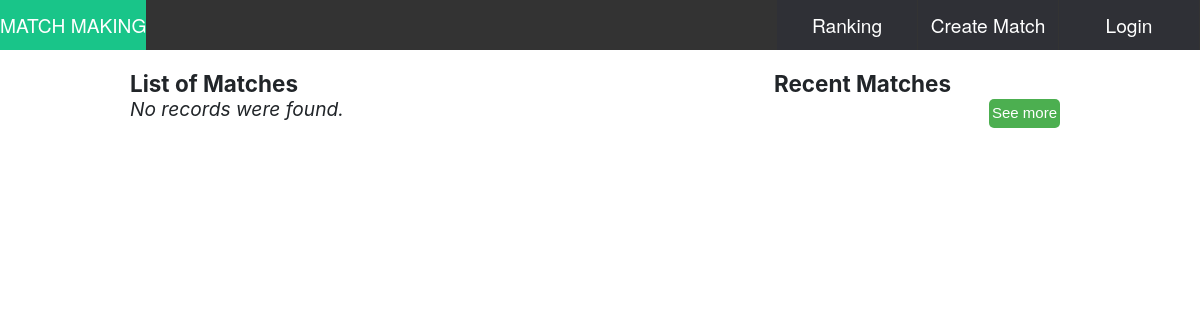
/home, run on an earlier commit of the app's database.
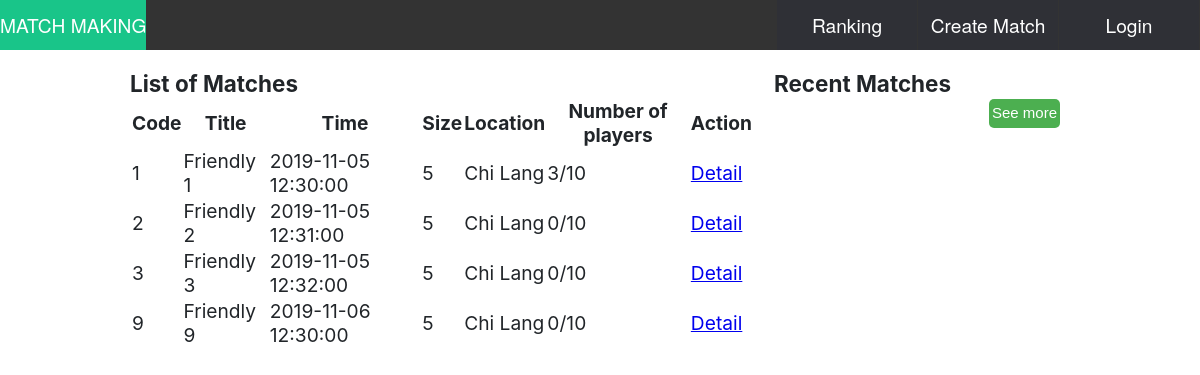
And on a later commit of the database.
### tables this page shows
CREATE TABLE matches
(
  match_id int NOT NULL AUTO_INCREMENT,
  title varchar (255),
  kind int default 5,
  startTime datetime,
  createdTime datetime,
  scoreA int default 0,
  scoreB int default 0,
  status int default 0,
  loc varchar (255),
  player_id varchar (20),
  primary key (match_id)
);

### home/index.php (the view, shortened to what this page needs)
<!DOCTYPE html>
<html lang="en">
<head>
  <link rel="stylesheet" type="text/css" href="../stylesheets/style.css">
  <link rel="stylesheet" type="text/css" href="index.css">
</head>
<body>
    <?php include('../common/header.php'); ?>
    <div class="container">
    <div class="row">
        <div class="column1">
            <h3>List of Matches</h3>
            <?php
                require_once "../dbConfig.php";
                $sql = "SELECT m.title, m.match_id, m.kind, m.startTime, m.scoreA, m.scoreB, m.status, m.loc, m.player_id, m.createdTime, count(d.player_id) as num FROM matches m LEFT OUTER JOIN detail d ON m.match_id = d.match_id WHERE startTime > CURRENT_TIMESTAMP group by match_id ORDER BY startTime ASC";
                if($result = mysqli_query($link, $sql)){
                    if(mysqli_num_rows($result) > 0){
                        echo "<table class='matches'>";
                            echo "<thead>";
                                echo "<tr>";
                                    echo "<th>Code</th>";
                                    echo "<th>Title</th>";
                                    echo "<th>Time</th>";
                                    echo "<th>Size</th>";
                                    echo "<th>Location</th>";
                                    echo "<th>Number of players</th>";
                                    echo "<th>Action</th>";
                                echo "</tr>";
                            echo "</thead>";
                            echo "<tbody>";
                            while($row = mysqli_fetch_array($result)){
                                echo "<tr>";
                                    echo "<td>" . $row['match_id']  . "</td>";
                                    echo "<td>" . $row['title']     . "</td>";
                                    echo "<td>" . $row['startTime'] . "</td>";
                                    echo "<td>" . $row['kind']      . "</td>";
                                    echo "<td>" . $row['loc']       . "</td>";
                                    echo "<td>" . $row['num']."/".($row['kind']*2)."</td>";
                                    echo "<td>";
                                        echo "<a href='/matchup/match_detail/index.php?id=". $row['match_id'] ."' title='View Record' data-toggle='tooltip'>Detail</a>";
                                    echo "</td>";
                                echo "</tr>";
                            }
                            echo "</tbody>";
                        echo "</table>";
                    } else{
                        echo "<p class='lead'><em>No records were found.</em></p>";
                    }
                } else{
                    echo "ERROR: Could not able to execute $sql. " . mysqli_error($link);
                }
                ?>
        </div>
        <div class="column2">
            <h3>Recent Matches</h3>
            <button id='loadMore' class='btn' style='padding:3px; margin: 2px; float: right;' type='submit' value='Submit' >See more</button>
        </div>
    </div>
</body>
</html>

What changed in the data, as far as the page shows it:
now on this page (row edited): matches: match_id "1", title "Friendly 1", startTime "2019-11-05 12:30:00", kind "5", loc "Chi Lang", num "3", $row['kind']*2 "10"
added matches: match_id "2", title "Friendly 2", startTime "2019-11-05 12:31:00", kind "5", loc "Chi Lang", num "0", $row['kind']*2 "10"
added matches: match_id "3", title "Friendly 3", startTime "2019-11-05 12:32:00", kind "5", loc "Chi Lang", num "0", $row['kind']*2 "10"
added matches: match_id "9", title "Friendly 9", startTime "2019-11-06 12:30:00", kind "5", loc "Chi Lang", num "0", $row['kind']*2 "10"
Also different on the page:
text no longer shown: "No records were found."
text now shown: "Code Title Time Size Location Number of players Action"
